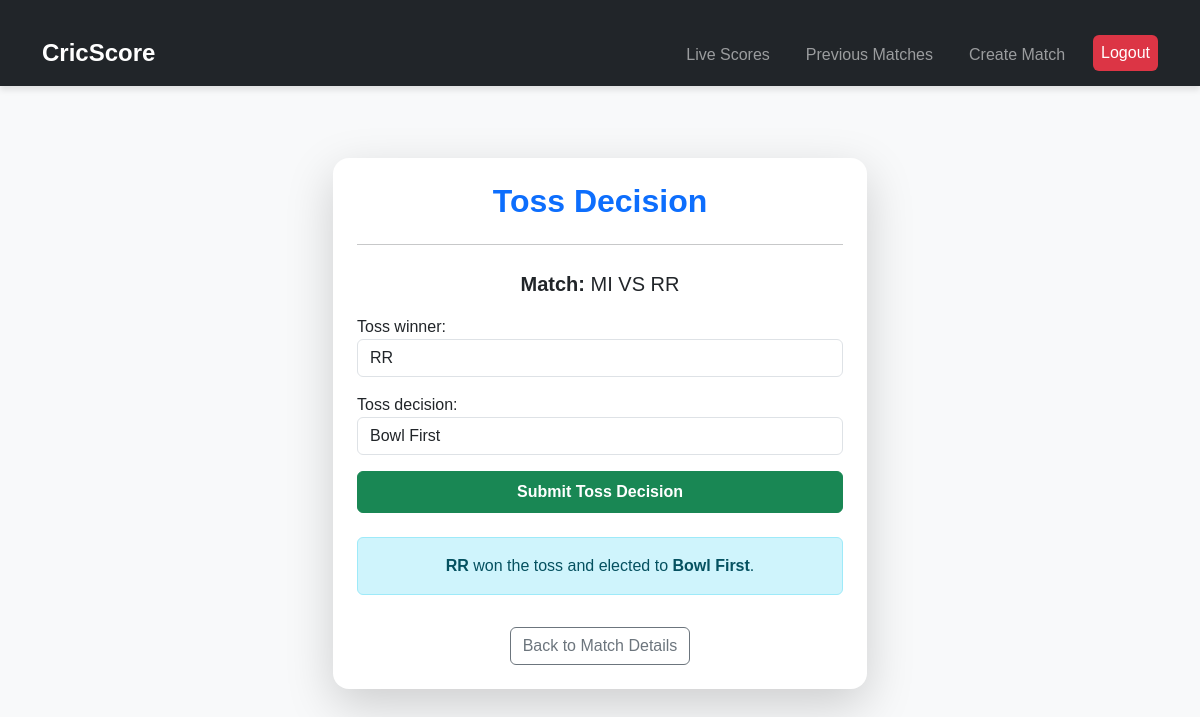
The page /match/73/toss/ (signed in) on the database its author committed.
### score_app/models.py (models this page shows, shortened)
class Match(models.Model):
    team1 = models.CharField(max_length=100)
    team2 = models.CharField(max_length=100)
    start_time = models.DateTimeField()
    is_live = models.BooleanField(default=False)
    toss_winner = models.CharField(max_length=100, blank=True, null=True)
    toss_decision = models.CharField(max_length=10, choices=[('bat', 'Bat First'), ('bowl', 'Bowl First')], blank=True, null=True)
    batting_first = models.CharField(max_length=100, blank=True, null=True)
    winner = models.CharField(max_length=100, blank=True, null=True)

### score_app/views.py (the view)
# urls.py: path('match/<int:match_id>/toss/', views.toss_decision_view, name='toss_decision'),
@login_required
def toss_decision_view(request, match_id):
    match = get_object_or_404(Match, id=match_id)
    if request.method == "POST":
        form = TossDecisionForm(request.POST, instance=match)
        if form.is_valid():
            match = form.save(commit=False)
            match.decide_batting_team()
            return redirect('match_detail', match_id=match.id)
    else:
        form = TossDecisionForm(instance=match)
    return render(request, "score_app/toss_decision.html", {"form": form, "match": match})

### score_app/forms.py
class TossDecisionForm(forms.ModelForm):
    class Meta:
        model = Match
        fields = ['toss_winner', 'toss_decision']
    def __init__(self, *args, **kwargs):
        super().__init__(*args, **kwargs)
        if self.instance:
            teams = [(self.instance.team1, self.instance.team1), (self.instance.team2, self.instance.team2)]
            self.fields['toss_winner'].widget = forms.Select(choices=teams, attrs={'class': 'form-control'})
        self.fields['toss_decision'].widget.attrs.update({'class': 'form-control'})

### score_app/templates/score_app/toss_decision.html (shortened to what this page needs)
{% extends 'score_app/base.html' %}
{% block content %}
    <div class="container mt-5">
        <div class="row justify-content-center">
            <div class="col-md-8 col-lg-6">
                <div class="card shadow-lg p-4 border-0 rounded-4">
                    <h2 class="text-center text-primary fw-bold">Toss Decision</h2>
                    <hr class="mb-4">
                    <p class="text-center fs-5"><strong>Match:</strong> {{ match.team1 }} VS {{ match.team2 }}</p>
                    <form method="post">
                        <div class="mb-3">
                            {{ form.toss_winner.label_tag }}
                            {{ form.toss_winner }}
                        </div>
                        <div class="mb-3">
                            {{ form.toss_decision.label_tag }}
                            {{ form.toss_decision }}
                        </div>
                        <button type="submit" class="btn btn-success w-100 py-2 fw-bold">
                            Submit Toss Decision
                        </button>
                    </form>
                    {% if match.toss_winner and match.toss_decision %}
                        <div class="alert alert-info text-center mt-4">
                            <strong>{{ match.toss_winner }}</strong> won the toss and elected to
                            <strong>{{ match.get_toss_decision_display }}</strong>.
                        </div>
                    {% endif %}
                    <div class="text-center mt-3">
                        <a href="{% url 'match_detail' match.id %}" class="btn btn-outline-secondary">
                            Back to Match Details
                        </a>
                    </div>
                </div>
            </div>
        </div>
    </div>
{% endblock %}

### score_app/static/score_app/css/style.css (style rules this page uses)
body { font-family: Arial, sans-serif; background-color: #f8f9fa; margin: 0; padding: 0; }
.container { margin-top: 20px; }

### rows shown on the page
Match: team1 "MI", team2 "RR", toss_winner "RR", toss_decision "Bowl First"
